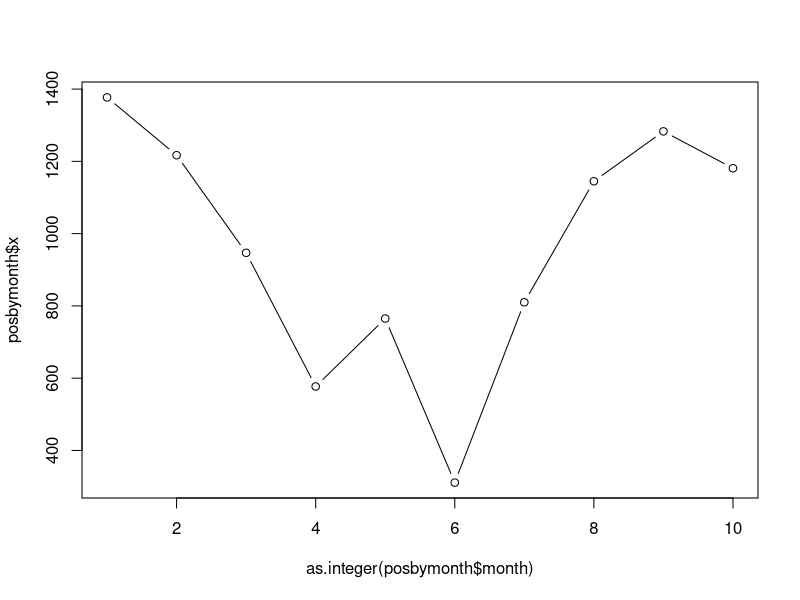

This figure's R source:
## ---- chunk 1
knitr::opts_chunk$set(echo = TRUE,
                      fig.path = "",
                      comment="", 
                      prompt=TRUE)
Sys.setlocale("LC_TIME", "C")
## ---- chunk 2
## read SIVIC data
dat <- read.csv("mostres_analitzades.csv", stringsAsFactors=TRUE)
## ---- chunk 3
head(dat)
## ---- chunk 4
mask <- dat$sexe != "No disponible"
dat2 <- dat[mask, ]
## ---- chunk 5
startdate <- as.Date(dat2$data_inici, "%d/%m/%Y")
enddate <- as.Date(dat2$data_final, "%d/%m/%Y")
## ---- chunk 6
head(startdate)
class(startdate)
head(enddate)
class(enddate)
## ---- chunk 7
    head(enddate - startdate + 1)
## ---- chunk 8
    min(startdate)
    max(startdate)
## ---- chunk 9
    mask <- startdate >= as.Date("2022-09-01") & enddate <= as.Date("2023-06-30")
    sum(mask)
    dat2yr2223 <- dat2[mask, ]
    dim(dat2yr2223)
## ---- chunk 10
startdate <- as.Date(dat2yr2223$data_inici, "%d/%m/%Y")
m <- months(startdate, abbreviate=TRUE)
head(m)
class(m)
## ---- chunk 11
m <- months(startdate, abbreviate=TRUE)
## ---- chunk 12
mf <- factor(m)
head(mf)
## ---- chunk 13
levels(mf)
nlevels(mf)
## ---- chunk 14
mf <- factor(m, levels=c("Jan", "Feb", "Mar", "Apr", "May", "Jun",
                         "Jul", "Aug", "Sep", "Oct", "Nov", "Dec"))
head(mf)
levels(mf)
nlevels(mf)
## ---- chunk 15
table(mf)
## ---- chunk 16
mf <- droplevels(mf)
levels(mf)
table(mf)
## ---- chunk 17
posbymonth <- aggregate(dat2yr2223$positiu, list(month=mf), sum)
## ---- chunk 18
posbymonth
## ---- chunk 19
plot(as.integer(posbymonth$month), posbymonth$x, type="b")
